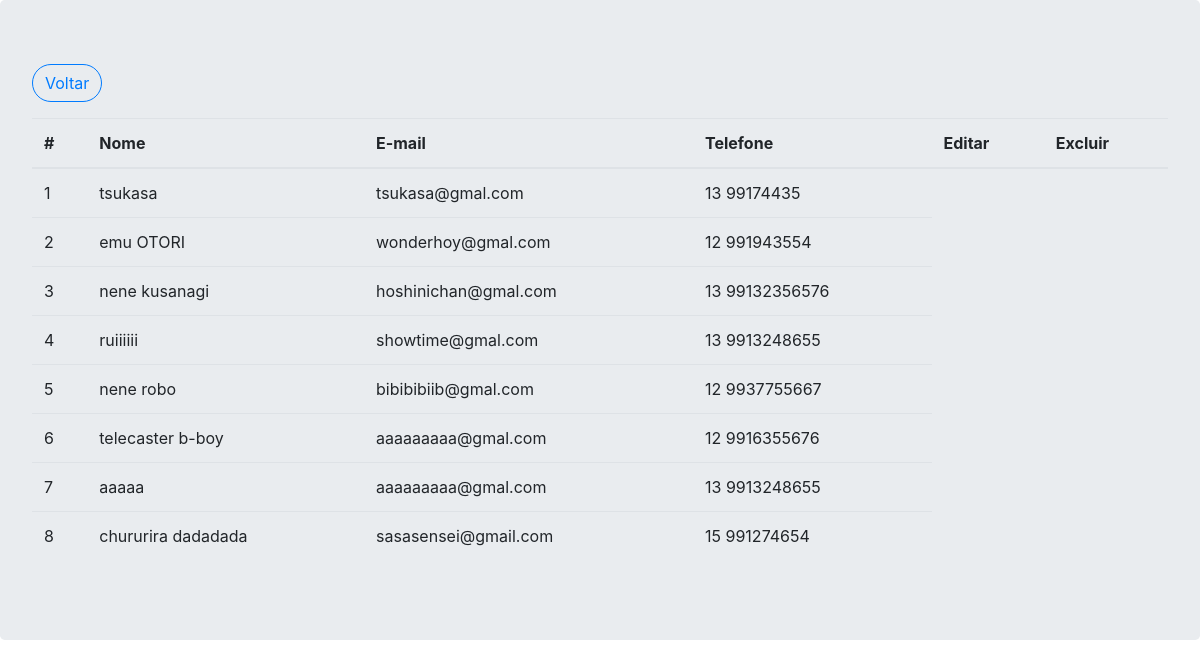
The app's page /listar.php with its own data.
### tables this page shows
CREATE TABLE IF NOT EXISTS `contato` (
  `id` int(11) NOT NULL AUTO_INCREMENT,
  `nome` varchar(255) NOT NULL,
  `email` varchar(255) NOT NULL,
  `telefone` varchar(255) NOT NULL,
  PRIMARY KEY (`id`)
);

### listar.php (the view, shortened to what this page needs)
<?php
        require_once 'lib/conn.php';
        $sqlSelect = 'SELECT * from contato';
        $stmt = $conn -> query($sqlSelect);
        $contatos = $stmt-> fetchAll(PDO::FETCH_OBJ);
?>
<!DOCTYPE html>
<html lang="pt-br">
<head>
    <link rel="stylesheet" href="css/bootstrap.css">
</head>
<body>
    <div class="jumbotron justify-content-center">
        <a href="index.php" class="btn btn-outline-primary rounded-pill mb-3">Voltar</a>
        <table class="table">
            <thead>
                <tr>
                    <th scope="col">#</th>
                    <th scope="col">Nome</th>
                    <th scope="col">E-mail</th>
                    <th scope="col">Telefone</th>
                    <th scope="col">Editar</th>
                    <th scope="col">Excluir</th>
                </tr>
            </thead>
            <tbody>
            <?php
                foreach($contatos as $contato) {
                        ?>
                            <tr>
                                <td> <?=$contato->id?> </td>
                                <td> <?=$contato->nome?> </td>
                                <td> <?=$contato->email?> </td>
                                <td> <?=$contato->telefone?> </td>
                                </tr>
                        <?php
                    }
                ?>
            </tbody>
        </table>
    </div>
</body>
</html>

### records on screen
contato: id "1", nome "tsukasa", email "tsukasa@gmal.com", telefone "13 99174435"
contato: id "2", nome "emu OTORI", email "wonderhoy@gmal.com", telefone "12 991943554"
contato: id "3", nome "nene kusanagi", email "hoshinichan@gmal.com", telefone "13 99132356576"
contato: id "4", nome "ruiiiiii", email "showtime@gmal.com", telefone "13 9913248655"
contato: id "5", nome "nene robo", email "bibibibiib@gmal.com", telefone "12 9937755667"
contato: id "6", nome "telecaster b-boy", email "aaaaaaaaa@gmal.com", telefone "12 9916355676"
contato: id "7", nome "aaaaa", email "aaaaaaaaa@gmal.com", telefone "13 9913248655"
contato: id "8", nome "chururira dadadada", email "sasasensei@gmail.com", telefone "15 991274654"
